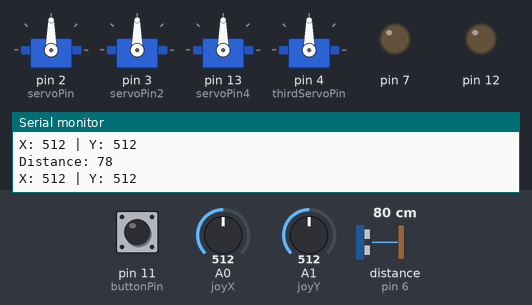
The sketch below on a simulated Arduino Uno, built with avr-gcc and run on an emulated ATmega328P. Shown: 4 × servo, output pins drawn as LEDs (lit = HIGH), the last lines printed to the serial monitor. Wiring (inferred from the names in the program): ultrasonic range finder: trigger pin 5; echo pin 6. The test bench sets the inputs (shaded band); at power-on: A0 (joyX) = 512, A1 (joyY) = 512, pin 11 (buttonPin) LOW, distance to the obstacle (sensor on pin 6) 80 cm. The echo pulse lasts 58.3 µs per cm; pins used as bus, display or sensor lines are not drawn.

Above: at 1.2 s.
1.3 s: A0 (joyX) set to 409
4.3 s: A0 (joyX) set to 385
At 4.78 s:
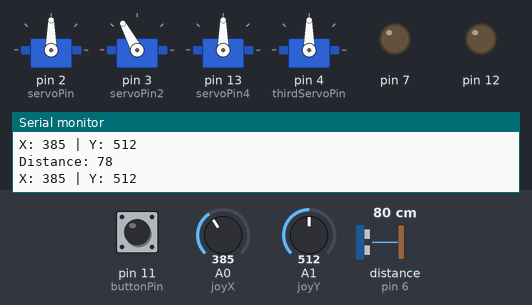
At 6.0 s:
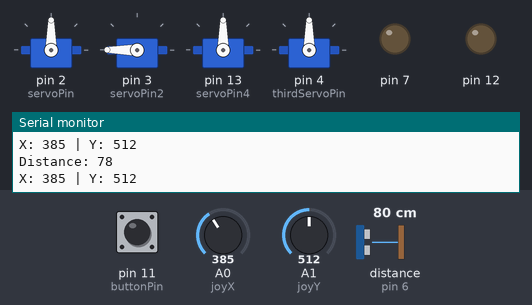
7.3 s: A1 (joyY) set to 417
8.8 s: A1 (joyY) set to 387
At 11.2 s:
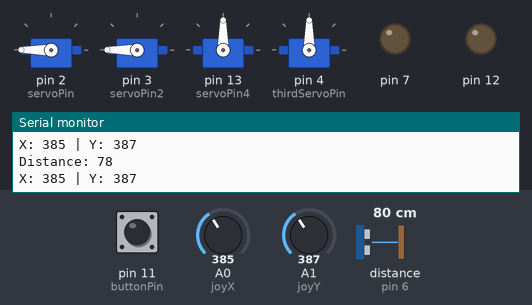
11.8 s: A0 (joyX) set to 589
14.8 s: A0 (joyX) set to 609
At 18.5 s:
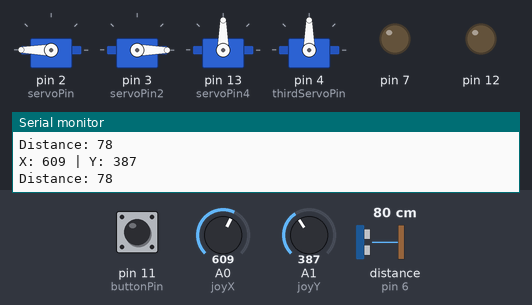
Timing chart, 0 to 18.8 s (numbered marks = the images above; inputs shaded):
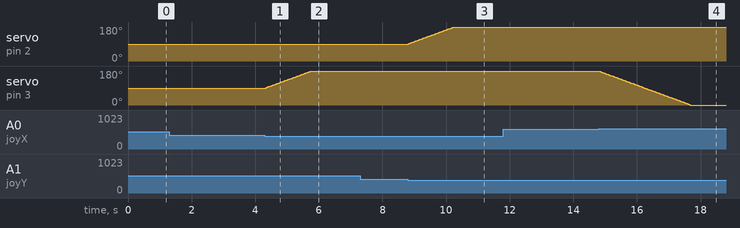

Measured:
- the behaviour switches between 400 and 399 on A0 (joyX) (found by bisection; images 0 and 1)
- the behaviour switches between 400 and 399 on A1 (joyY) (found by bisection; images 2 and 3)
- the behaviour switches between 600 and 601 on A0 (joyX) (found by bisection; images 3 and 4)
- after the input at 4.3 s, servo on pin 3 (servoPin2): moves from 90° to 180° over 1.4 s, starting at once
- after the input at 8.8 s, servo on pin 2 (servoPin): moves from 90° to 180° over 1.4 s, starting at once
- after the input at 14.8 s, servo on pin 3 (servoPin2): moves from 180° to 0° over 2.9 s, starting at once

The sketch:

clawmachineex.ino
```cpp
#include <Servo.h>

Servo myServo;
Servo myServo2;
Servo thirdServo;
Servo myServo4;

const int servoPin = 2;
const int servoPin2 = 3;
const int servoPin4 = 13;
const int thirdServoPin = 4;

const int buttonPin = 11;
const int trigPin = 5;
const int echoPin = 6;


const int joyX = A0;
const int joyY = A1;

int armAngle1 = 90;
int armAngle2 = 90;
bool pressed = false;
bool clawClosed = false;
bool clawClosed2 = false;

void setup() {
  myServo.attach(servoPin);
  myServo2.attach(servoPin2);
  myServo4.attach(servoPin4);
  thirdServo.attach(thirdServoPin);

  myServo.write(armAngle1);
  myServo2.write(armAngle2);
  thirdServo.write(90);
  myServo4.write(90);

  pinMode(buttonPin, INPUT);
  pinMode(trigPin, OUTPUT);
  pinMode(echoPin, INPUT);
  pinMode(12,OUTPUT);

  pinMode(7, OUTPUT);

  Serial.begin(9600);
}

void loop() {

  int xValue = analogRead(joyX);
  int yValue = analogRead(joyY);

  Serial.print("X: ");
  Serial.print(xValue);
  Serial.print(" | Y: ");
  Serial.println(yValue);


  if (yValue < 400 && armAngle1 < 180) {
    armAngle1 += 2;
    myServo.write(armAngle1);
    delay(10);
  } else if (yValue > 600 && armAngle1 > 0) {
    armAngle1 -= 2;
    myServo.write(armAngle1);
    delay(10);
  }


  if (xValue < 400 && armAngle2 < 180) {
    armAngle2 += 2;
    myServo2.write(armAngle2);
    delay(10);
  } else if (xValue > 600 && armAngle2 > 0) {
    armAngle2 -= 2;
    myServo2.write(armAngle2);
    delay(10);
  }


  int buttonState = digitalRead(buttonPin);
  if (buttonState == HIGH && !pressed && !clawClosed && !clawClosed2) {
    pressed = true;
    thirdServo.write(150);
    myServo4.write(10);
    clawClosed = true;
    clawClosed2 = true;
  } else if (buttonState == LOW) {
    pressed = false;
  }


  long duration = getUltrasonicDistance();
  int distance = duration * 0.034 / 2;
  Serial.print("Distance: ");
  Serial.println(distance);


  if (distance > 0 && distance < 5 && clawClosed && clawClosed2) {

    thirdServo.write(90);
    myServo4.write(50);
    clawClosed = false;
    clawClosed2 = false;
    for(int i=0;i<=2;i++){
      tone(12,1000,250);
    }

    delay(150);
    for (int i = 0; i <= 2; i++) {
      digitalWrite(8, HIGH); delay(200);
      digitalWrite(7, HIGH); delay(200);
      digitalWrite(8, LOW); delay(200);
      digitalWrite(7, LOW); delay(200);
    }
    delay(200);
  }

  delay(10);
}


long getUltrasonicDistance() {
  digitalWrite(trigPin, LOW);
  delayMicroseconds(2);
  digitalWrite(trigPin, HIGH);
  delayMicroseconds(10);
  digitalWrite(trigPin, LOW);
  return pulseIn(echoPin, HIGH, 30000);
}
```
